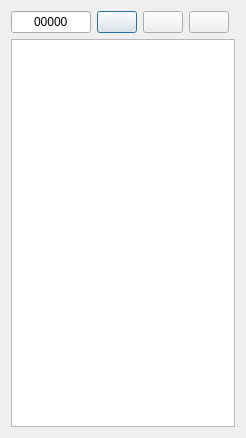
<?xml version="1.0" encoding="UTF-8"?>
<ui version="4.0">
 <class>Paths</class>
 <widget class="QDialog" name="Paths">
  <property name="geometry">
   <rect>
    <x>0</x>
    <y>0</y>
    <width>236</width>
    <height>438</height>
   </rect>
  </property>
  <property name="windowTitle">
   <string>Paths</string>
  </property>
  <layout class="QGridLayout" name="gridLayout">
   <item row="0" column="1">
    <widget class="QPushButton" name="button_add">
     <property name="toolTip">
      <string>Add</string>
     </property>
     <property name="text">
      <string/>
     </property>
     <property name="icon">
      <iconset theme="list-add">
       <normaloff/>
      </iconset>
     </property>
    </widget>
   </item>
   <item row="0" column="0">
    <widget class="QLineEdit" name="edit">
     <property name="minimumSize">
      <size>
       <width>80</width>
       <height>0</height>
      </size>
     </property>
     <property name="maximumSize">
      <size>
       <width>80</width>
       <height>16777215</height>
      </size>
     </property>
     <property name="text">
      <string>00000</string>
     </property>
     <property name="alignment">
      <set>Qt::AlignCenter</set>
     </property>
    </widget>
   </item>
   <item row="0" column="2">
    <widget class="QPushButton" name="button_remove">
     <property name="toolTip">
      <string>Remove</string>
     </property>
     <property name="text">
      <string/>
     </property>
     <property name="icon">
      <iconset theme="list-remove">
       <normaloff/>
      </iconset>
     </property>
    </widget>
   </item>
   <item row="0" column="3">
    <widget class="QPushButton" name="button_clear">
     <property name="toolTip">
      <string>Clear</string>
     </property>
     <property name="text">
      <string/>
     </property>
     <property name="icon">
      <iconset theme="edit-delete">
       <normaloff/>
      </iconset>
     </property>
    </widget>
   </item>
   <item row="1" column="0" colspan="5">
    <widget class="QTableWidget" name="table"/>
   </item>
  </layout>
 </widget>
 <resources/>
 <connections/>
</ui>
